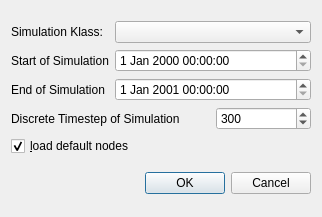
<?xml version="1.0" encoding="UTF-8"?>
<ui version="4.0">
 <class>NewSimulationDialog</class>
 <widget class="QDialog" name="NewSimulationDialog">
  <property name="geometry">
   <rect>
    <x>0</x>
    <y>0</y>
    <width>322</width>
    <height>217</height>
   </rect>
  </property>
  <property name="windowTitle">
   <string>Dialog</string>
  </property>
  <layout class="QVBoxLayout" name="verticalLayout">
   <item>
    <layout class="QGridLayout" name="gridLayout">
     <item row="0" column="0">
      <widget class="QLabel" name="label">
       <property name="text">
        <string>Simulation Klass:</string>
       </property>
      </widget>
     </item>
     <item row="0" column="1" colspan="2">
      <widget class="QComboBox" name="simulationComboBox"/>
     </item>
     <item row="1" column="0">
      <widget class="QLabel" name="label_2">
       <property name="text">
        <string>Start of Simulation</string>
       </property>
      </widget>
     </item>
     <item row="1" column="1" colspan="2">
      <widget class="QDateTimeEdit" name="start"/>
     </item>
     <item row="2" column="0">
      <widget class="QLabel" name="label_3">
       <property name="text">
        <string>End of Simulation</string>
       </property>
      </widget>
     </item>
     <item row="2" column="1" colspan="2">
      <widget class="QDateTimeEdit" name="stop">
       <property name="dateTime">
        <datetime>
         <hour>0</hour>
         <minute>0</minute>
         <second>0</second>
         <year>2001</year>
         <month>1</month>
         <day>1</day>
        </datetime>
       </property>
      </widget>
     </item>
     <item row="3" column="0" colspan="2">
      <widget class="QLabel" name="label_4">
       <property name="text">
        <string>Discrete Timestep of Simulation</string>
       </property>
      </widget>
     </item>
     <item row="3" column="2">
      <widget class="QSpinBox" name="dt">
       <property name="minimum">
        <number>0</number>
       </property>
       <property name="maximum">
        <number>1000000000</number>
       </property>
       <property name="value">
        <number>300</number>
       </property>
      </widget>
     </item>
     <item row="4" column="0" colspan="2">
      <widget class="QCheckBox" name="defaultNodesCheckBox">
       <property name="text">
        <string>&amp;load default nodes</string>
       </property>
       <property name="checked">
        <bool>true</bool>
       </property>
       <property name="tristate">
        <bool>false</bool>
       </property>
      </widget>
     </item>
    </layout>
   </item>
   <item>
    <widget class="QDialogButtonBox" name="buttonBox">
     <property name="orientation">
      <enum>Qt::Horizontal</enum>
     </property>
     <property name="standardButtons">
      <set>QDialogButtonBox::Cancel|QDialogButtonBox::Ok</set>
     </property>
    </widget>
   </item>
  </layout>
 </widget>
 <resources/>
 <connections>
  <connection>
   <sender>buttonBox</sender>
   <signal>accepted()</signal>
   <receiver>NewSimulationDialog</receiver>
   <slot>accept()</slot>
   <hints>
    <hint type="sourcelabel">
     <x>248</x>
     <y>254</y>
    </hint>
    <hint type="destinationlabel">
     <x>157</x>
     <y>274</y>
    </hint>
   </hints>
  </connection>
  <connection>
   <sender>buttonBox</sender>
   <signal>rejected()</signal>
   <receiver>NewSimulationDialog</receiver>
   <slot>reject()</slot>
   <hints>
    <hint type="sourcelabel">
     <x>316</x>
     <y>260</y>
    </hint>
    <hint type="destinationlabel">
     <x>286</x>
     <y>274</y>
    </hint>
   </hints>
  </connection>
 </connections>
</ui>
